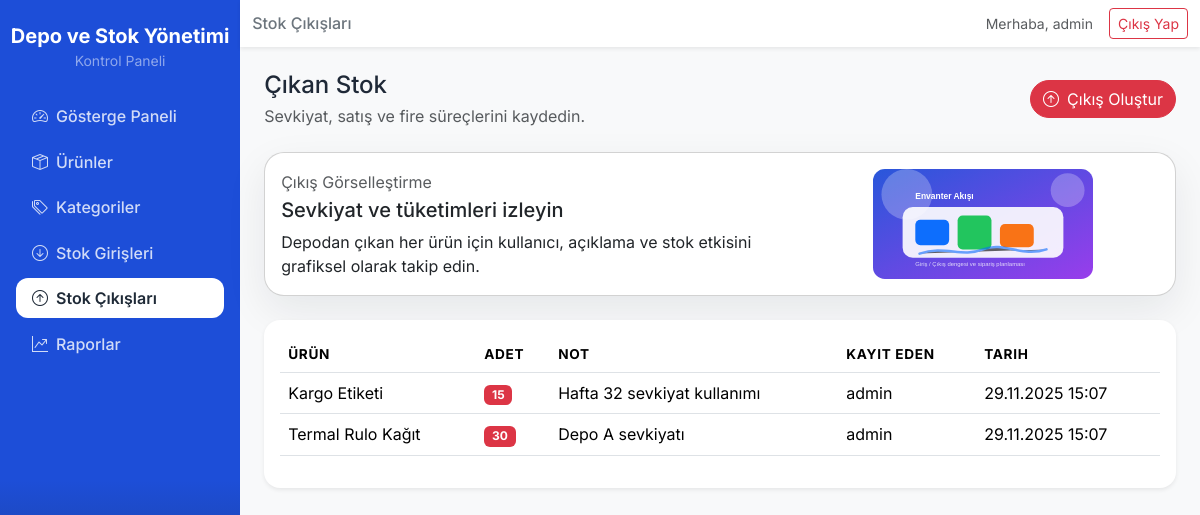
The page /stock_exits.php (signed in) on the database its author committed.
### tables this page shows
CREATE TABLE `stock_exits` (
  `id` int unsigned NOT NULL AUTO_INCREMENT,
  `product_id` int unsigned NOT NULL,
  `quantity` int NOT NULL,
  `note` varchar(255) DEFAULT NULL,
  `user_id` int unsigned NOT NULL,
  `created_at` timestamp NOT NULL DEFAULT CURRENT_TIMESTAMP,
  PRIMARY KEY (`id`),
  KEY `exit_product_fk` (`product_id`),
  KEY `exit_user_fk` (`user_id`),
  CONSTRAINT `exit_product_fk` FOREIGN KEY (`product_id`) REFERENCES `products` (`id`) ON DELETE CASCADE,
  CONSTRAINT `exit_user_fk` FOREIGN KEY (`user_id`) REFERENCES `users` (`id`) ON DELETE CASCADE
);

CREATE TABLE `products` (
  `id` int unsigned NOT NULL AUTO_INCREMENT,
  `category_id` int unsigned DEFAULT NULL,
  `name` varchar(200) NOT NULL,
  `sku` varchar(120) DEFAULT NULL,
  `quantity` int NOT NULL DEFAULT 0,
  `unit_price` decimal(10,2) NOT NULL DEFAULT 0.00,
  `reorder_point` int NOT NULL DEFAULT 5,
  `created_at` timestamp NOT NULL DEFAULT CURRENT_TIMESTAMP,
  `updated_at` timestamp NOT NULL DEFAULT CURRENT_TIMESTAMP ON UPDATE CURRENT_TIMESTAMP,
  PRIMARY KEY (`id`),
  KEY `category_fk` (`category_id`),
  CONSTRAINT `products_category_fk` FOREIGN KEY (`category_id`) REFERENCES `categories` (`id`) ON DELETE SET NULL
);

CREATE TABLE `users` (
  `id` int unsigned NOT NULL AUTO_INCREMENT,
  `username` varchar(100) NOT NULL UNIQUE,
  `password` varchar(255) NOT NULL,
  `name` varchar(150) NOT NULL,
  `created_at` timestamp NOT NULL DEFAULT CURRENT_TIMESTAMP,
  PRIMARY KEY (`id`)
);

### config.php (called while the page is built, shortened)
<?php
function db(): PDO
{
    static $pdo = null;
    if ($pdo === null) {
        $dsn = 'mysql:host=' . DB_HOST . ';dbname=' . DB_NAME . ';charset=utf8mb4';
        $options = [
            PDO::ATTR_ERRMODE => PDO::ERRMODE_EXCEPTION,
            PDO::ATTR_DEFAULT_FETCH_MODE => PDO::FETCH_ASSOC,
            PDO::ATTR_EMULATE_PREPARES => false,
        ];
        $pdo = new PDO($dsn, DB_USER, DB_PASS, $options);
    }
    return $pdo;
}

### db.php (called while the page is built, shortened)
<?php
require_once __DIR__ . '/config.php';
function run_query(string $sql, array $params = []): PDOStatement
{
    $stmt = db()->prepare($sql);
    $stmt->execute();
    return $stmt;
}
function fetch_all(string $sql, array $params = []): array
{
    return run_query($sql, $params)->fetchAll();
}

### stock_exits.php (the view, shortened to what this page needs)
<?php
require_once __DIR__ . '/db.php';
$exits = fetch_all(
    'SELECT sx.*, p.name AS product_name, u.username
     FROM stock_exits sx
     INNER JOIN products p ON p.id = sx.product_id
     INNER JOIN users u ON u.id = sx.user_id
     ORDER BY sx.created_at DESC'
);
include __DIR__ . '/includes/header.php';
?>
<div class="d-flex justify-content-between align-items-center mb-4">
    <div>
        <h4 class="mb-1">Çıkan Stok</h4>
        <p class="text-muted mb-0">Sevkiyat, satış ve fire süreçlerini kaydedin.</p>
    </div>
    <button class="btn btn-danger btn-rounded" data-bs-toggle="modal" data-bs-target="#exitModal">
        <i class="bi bi-arrow-up-circle me-2"></i>Çıkış Oluştur
    </button>
</div>
<div class="card page-info-card mb-4">
    <div class="card-body">
        <div class="row align-items-center g-4">
            <div class="col-lg-7">
                <p class="text-muted mb-1">Çıkış Görselleştirme</p>
                <h5 class="mb-2">Sevkiyat ve tüketimleri izleyin</h5>
                <p class="mb-0">Depodan çıkan her ürün için kullanıcı, açıklama ve stok etkisini grafiksel olarak takip edin.</p>
            </div>
            <div class="col-lg-5 text-center">
                <img src="assets/img/operations-art.svg" alt="Stok çıkışı görseli" class="img-fluid">
            </div>
        </div>
    </div>
</div>
<div class="card shadow-sm border-0 rounded-4">
    <div class="card-body">
        <div class="table-responsive">
            <table class="table align-middle" data-table>
                <thead>
                <tr>
                    <th>Ürün</th>
                    <th>Adet</th>
                    <th>Not</th>
                    <th>Kayıt Eden</th>
                    <th>Tarih</th>
                </tr>
                </thead>
                <tbody>
                <?php foreach ($exits as $exit): ?>
                    <tr>
                        <td><?= htmlspecialchars($exit['product_name']); ?></td>
                        <td><span class="badge bg-danger"><?= (int)$exit['quantity']; ?></span></td>
                        <td><?= htmlspecialchars($exit['note']); ?></td>
                        <td><?= htmlspecialchars($exit['username']); ?></td>
                        <td><?= date('d.m.Y H:i', strtotime($exit['created_at'])); ?></td>
                    </tr>
                <?php endforeach; ?>
                </tbody>
            </table>
        </div>
    </div>
</div>
<?php
include __DIR__ . '/includes/footer.php';

### assets/css/style.css (style rules this page uses)
body { font-family: 'Inter', sans-serif; background-color: #f4f6fb; color: #1f2937; }
.table thead { background-color: #f8f9fb; font-size: 0.85rem; text-transform: uppercase; letter-spacing: 0.05em; }
.btn-rounded { border-radius: 999px; }
.page-info-card { background: #fff; border-radius: 1.25rem; box-shadow: 0 15px 40px rgba(15, 23, 42, 0.08); }
.page-info-card img { max-width: 220px; }

### rows shown on the page
stock_exits: product.name "Kargo Etiketi", quantity "15", note "Hafta 32 sevkiyat kullanımı", user.username "admin", created_at "29.11.2025 15:07"
stock_exits: product.name "Termal Rulo Kağıt", quantity "30", note "Depo A sevkiyatı", user.username "admin", created_at "29.11.2025 15:07"

### other values the page prints
APP_NAME "Depo ve Stok Yönetimi"
$pageTitle "Stok Çıkışları"
current_user()['username'] "admin"
